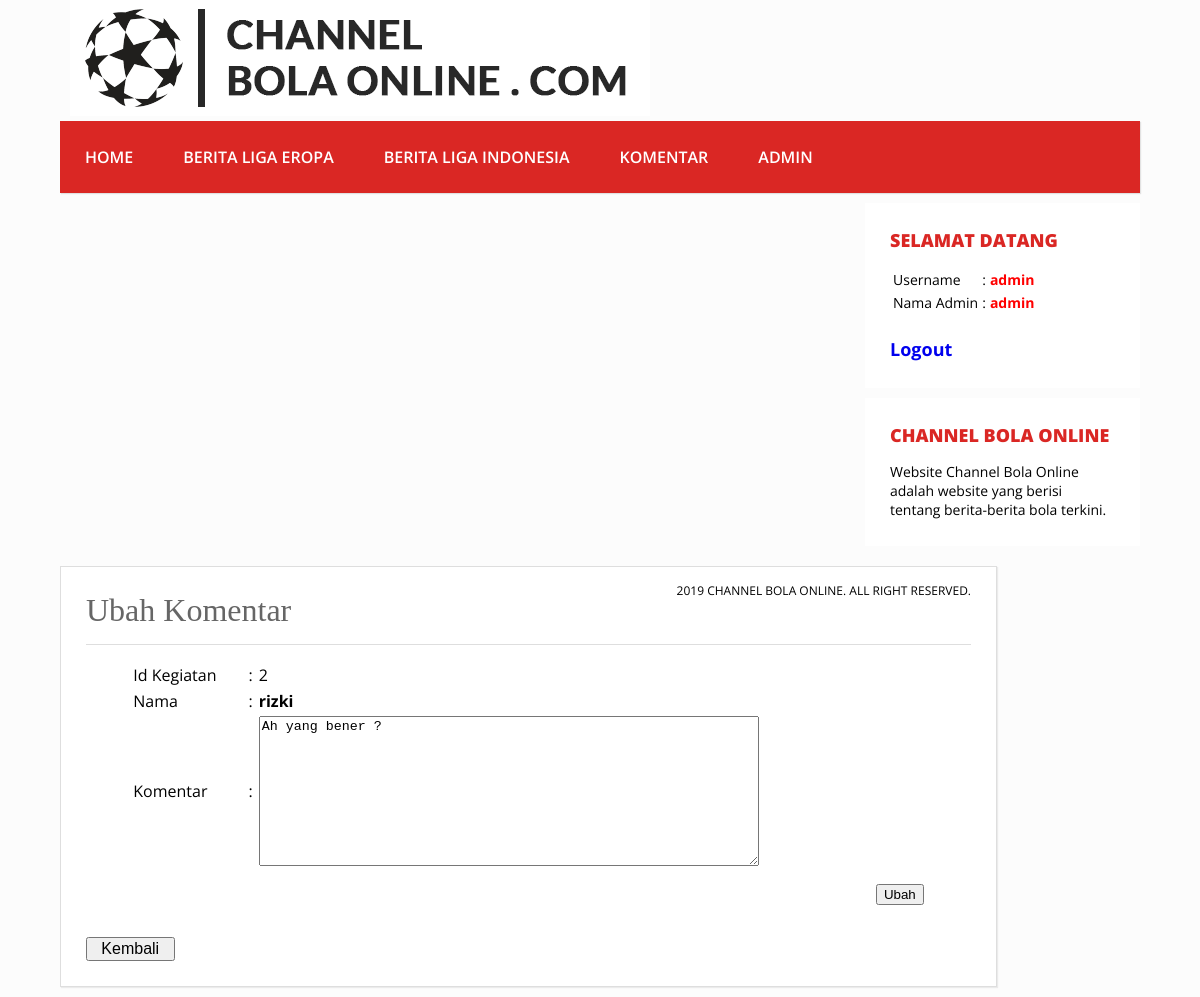
Screenshot of /admin/komentar/edit.php?id=2 (signed in) with the database file from the repository.
### tables this page shows
CREATE TABLE IF NOT EXISTS `komentar` (
  `id_komentar` int(10) NOT NULL AUTO_INCREMENT,
  `id_berita` int(10) NOT NULL,
  `nama` char(50) NOT NULL,
  `email` char(50) NOT NULL,
  `isi_komentar` text NOT NULL,
  `status` int(1) NOT NULL,
  `hak_akses` int(1) NOT NULL,
  `tanggal` datetime NOT NULL,
  PRIMARY KEY (`id_komentar`)
);

### admin/komentar/edit.php (the view, shortened to what this page needs)
<?php
if(isset($_GET['id'])){
    $id = $_GET['id'];
    $sql = "SELECT * FROM `komentar` WHERE id_komentar = '$id'";
    $query = mysql_query($sql);
    if(mysql_num_rows($query) > 0){
        while ($row = mysql_fetch_array($query)) {
            $id_berita = $row['id_berita'];
            $nama = $row['nama'];
            $isi_komentar = $row['isi_komentar'];
        }
    }else{
        echo "Not Found";
        die();
    }
}else{
    die();
}
?>
<html>
<head>
  <link rel="stylesheet" type="text/css" href="../css/custom.css">
</head>
<body>
  <header>
    <img src="../img/banner.png">
  </header>
  <div class="wrap">
    <nav class="menu">
      <ul>
        <li><a href="../index.php">Home</a></li>
        <li><a href="../berita/berita.php">Berita Liga Eropa</a></li>
        <li><a href="../berita/berita2.php">Berita Liga Indonesia</a></li>
        <li><a href="komentar.php">Komentar</a></li>
        <li><a href="../admin/admin.php">Admin</a></li>
      </ul>
    </nav>
    <aside class="sidebar">
      <div class="widget">
        <h2>Selamat Datang</h2>
        <table style="font-size: 14;">
        <?php $sql = mysql_query("select * from admin where username='".$_SESSION['username']."'");
        while($row=mysql_fetch_array($sql)):
        ?>
        <tr>
          <td>Username</td>
          <td>:</td>
          <td style="color: red;"><b><?php echo $row['username']; ?></b></td>
        </tr>
        <tr>
          <td>Nama Admin</td>
          <td>:</td>
          <td style="color: red;"><b><?php echo $row['nama_admin']; ?></b></td>
        </tr>
      <?php endwhile; ?>
      </table>
      <br><b><a href="../logout.php">Logout</a></b>
      </div>
      <div class="widget" style="font-size: 12;">
        <h2>CHANNEL BOLA ONLINE </h2>
        <p>Website Channel Bola Online adalah website yang berisi tentang berita-berita bola terkini.</p>
      </div>
    </aside>
    <div class="blog">
      <div class="conteudo">
        <div class="post-info">
          2019 Channel Bola Online. All Right Reserved.
        </div>
        <h1>Ubah Komentar</h1>
        <hr>
        <p>
            <form action="edit.php?id=<?php echo $_GET['id']; ?>" method="POST">
            <table width="90%" align="center">
              <tr>
                <td>Id Kegiatan</td>
                <td>:</td>
                <td><?= $id_berita;?></td>
              </tr>
              <tr>
                <td>Nama </td>
                <td>:</td>
                <td><b><?= $nama;?></b></td>
              </tr>
              <tr>
                <td height="50">Komentar</td>
                <td >:</td>
                <td >
                  <textarea name="balas" id="balas" style="width: 500px;height: 150px;"><?= $isi_komentar;?></textarea>
                </td>
              </tr>
              <tr>
                <td colspan="3" height="50" align="right">
                  <input type="submit" name="button" id="button" value="Ubah" />
                </td>
              </tr>
            </table>
            </form>
        </p>
        <a href="komentar.php" style="text-decoration: none;"><button style="width: 10%; font-size: 16px;">Kembali</button></a>
      </div>
    </div>
  </div>
</body>
</html>

### admin/css/custom.css (style rules this page uses)
body { background: #fcfcfc; margin:0; font-family: 'Open Sans', sans-serif; }
hr { border:0; background:#dedede; height:1px; }
header { text-align: left; padding-left: 70px; }
.wrap { width: 90%; margin:5px auto; }
nav.menu ul { overflow:hidden; color:#fcfcfc; list-style: none; float:left; padding:0; width: 100%; margin:0 0 0; background: #da2724; -webkit-box-shadow: 1px 1px 1px 0px rgba(204,204,204,0.55); -moz-box-shadow: 1px 1px 1px 0px rgba(204,204,204,0.55); box-shadow: 1px 1px 1px 0px rgba(204,204,204,0.55); }
nav.menu ul li { margin:0; float:left; }
nav.menu ul a { padding:25px; display:block; font-weight:600; font-size: 16px; color:#fff; text-transform: uppercase; transition: all 0.5s ease; text-decoration: none; }
.sidebar { float:right; width:275px; }
.sidebar .widget { padding:25px; margin:10px 0 10px; background:#fff; border-bottom: 2px solid #fff; transition: all 0.5s ease; }
.sidebar .widget h2 { padding:0; margin:0 0 15px; color:#da2724; font-size: 18px; font-weight:800; text-transform: uppercase; }
.sidebar .widget a { font-size: 18px; text-decoration: none; }
.sidebar .widget p { font-size: 14px; }
.sidebar .widget p:last-child { margin:0; }
.blog { float:left; }
.conteudo { width:885px; padding:25px; margin:10px auto; background: #fff; border:1px solid #dedede; -webkit-box-shadow: 1px 1px 1px 0px rgba(204,204,204,0.35); -moz-box-shadow: 1px 1px 1px 0px rgba(204,204,204,0.35); box-shadow: 1px 1px 1px 0px rgba(204,204,204,0.35); }
.conteudo h1 { padding:0; margin:0 0 15px; font-weight: normal; color: #666; font-family: Georgia; }
.post-info { float: right; font-size: 12px; margin: -10px 0 15px; text-transform: uppercase; }

### rows the page displays
komentar: id_berita "2", nama "rizki", balas "Ah yang bener ?"

### other values shown
$row['username'] "admin"
$row['nama_admin'] "admin"
